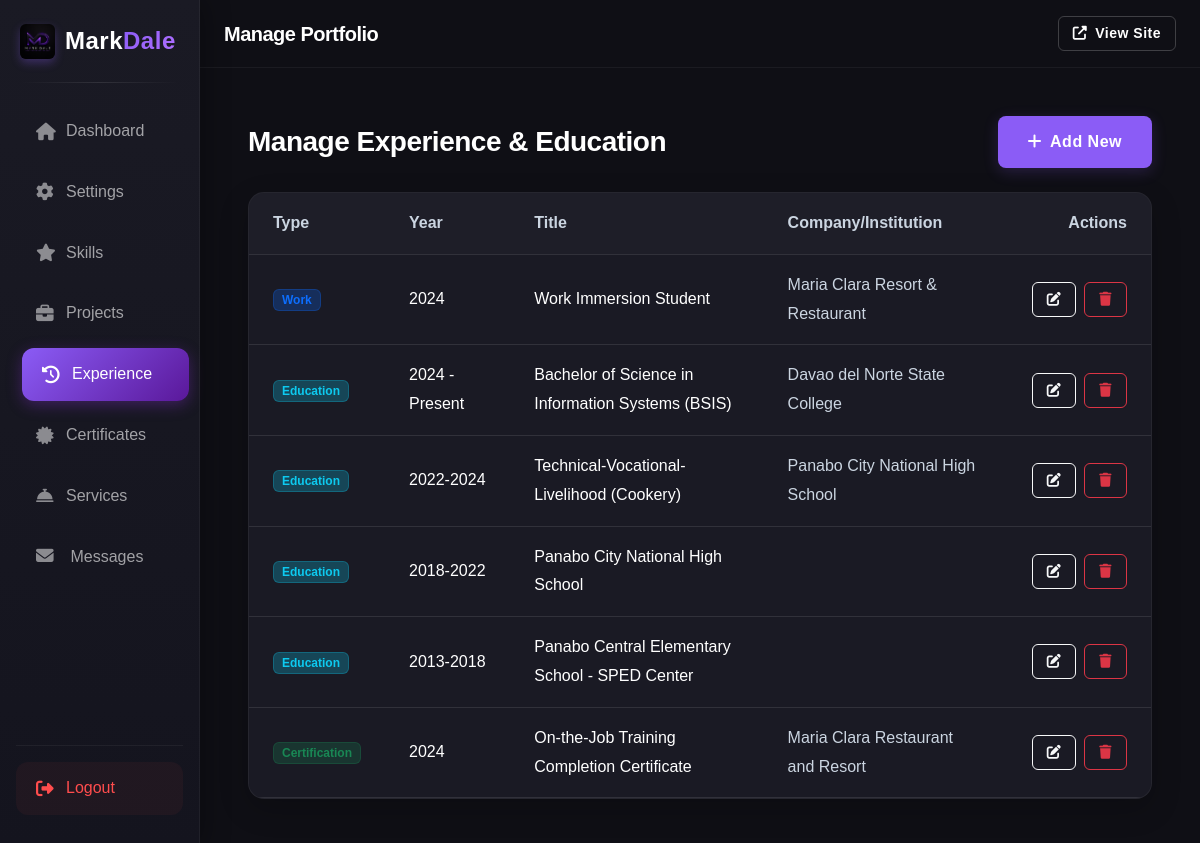
Page /admin/experience.php (signed in) on the committed database.
### tables this page shows
CREATE TABLE `experience` (
  `id` int(11) NOT NULL,
  `year` varchar(50) DEFAULT NULL,
  `title` varchar(255) DEFAULT NULL,
  `company` varchar(255) DEFAULT NULL,
  `description` text DEFAULT NULL,
  `type` enum('work','education','certification') DEFAULT 'work',
  `month` varchar(50) DEFAULT '',
  `image` varchar(255) DEFAULT '',
  `keywords` varchar(255) DEFAULT ''
);

### admin/experience.php (the view, shortened to what this page needs)
<?php
require_once '../includes/db.php';
$stmt = $pdo->query("SELECT * FROM experience ORDER BY type, year DESC");
$experiences = $stmt->fetchAll(PDO::FETCH_ASSOC);
require_once 'includes/header.php';
?>
<div class="d-flex justify-content-between align-items-center mb-4">
    <h3 class="text-white fw-bold mb-0">Manage Experience & Education</h3>
    <button class="btn btn-primary-custom" data-bs-toggle="modal" data-bs-target="#addModal">
        <i class="fas fa-plus me-2"></i>Add New
    </button>
</div>
<div class="custom-card p-0 overflow-hidden">
    <div class="table-responsive">
        <table class="table table-custom mb-0 table-hover align-middle">
            <thead style="background-color: rgba(255,255,255,0.02);">
                <tr>
                    <th class="px-4 py-3 text-muted fw-semibold">Type</th>
                    <th class="px-4 py-3 text-muted fw-semibold">Year</th>
                    <th class="px-4 py-3 text-muted fw-semibold">Title</th>
                    <th class="px-4 py-3 text-muted fw-semibold">Company/Institution</th>
                    <th class="px-4 py-3 text-muted fw-semibold text-end">Actions</th>
                </tr>
            </thead>
            <tbody>
                <?php foreach($experiences as $exp): ?>
                <tr style="border-bottom: 1px solid rgba(255,255,255,0.05);">
                    <td class="px-4 py-3">
                        <?php if($exp['type'] == 'work'): ?>
                            <span class="badge bg-primary bg-opacity-25 text-primary border border-primary border-opacity-25 px-2 py-1">Work</span>
                        <?php elseif($exp['type'] == 'education'): ?>
                            <span class="badge bg-info bg-opacity-25 text-info border border-info border-opacity-25 px-2 py-1">Education</span>
                        <?php else: ?>
                            <span class="badge bg-success bg-opacity-25 text-success border border-success border-opacity-25 px-2 py-1">Certification</span>
                        <?php endif; ?>
                    </td>
                    <td class="px-4 py-3 text-white"><?= htmlspecialchars($exp['year']) ?></td>
                    <td class="px-4 py-3 text-white fw-medium"><?= htmlspecialchars($exp['title']) ?></td>
                    <td class="px-4 py-3 text-muted"><?= htmlspecialchars($exp['company']) ?></td>
                    <td class="px-4 py-3">
                        <div class="d-flex justify-content-end gap-2 flex-nowrap">
                            <button class="btn btn-sm btn-outline-light edit-btn"
                                    data-id="<?= $exp['id'] ?>"
                                    data-type="<?= $exp['type'] ?>"
                                    data-year="<?= htmlspecialchars($exp['year']) ?>"
                                    data-title="<?= htmlspecialchars($exp['title']) ?>"
                                    data-company="<?= htmlspecialchars($exp['company']) ?>"
                                    data-description="<?= htmlspecialchars($exp['description']) ?>"
                                    data-bs-toggle="modal" data-bs-target="#editModal">
                                <i class="fas fa-edit"></i>
                            </button>
                            <button type="button" class="btn btn-sm btn-outline-danger delete-btn" data-id="<?= $exp['id'] ?>"><i class="fas fa-trash"></i></button>
                        </div>
                    </td>
                </tr>
                <?php endforeach; ?>
            </tbody>
        </table>
    </div>
</div>
<?php require_once 'includes/footer.php'; ?>

### assets/css/style.css (style rules this page uses)
:root { --bg-color: #0f0f15; --surface-color: #1a1a24; --surface-light: #252533; --primary-color: #8b5cf6; --primary-hover: #a78bfa; --text-main: #ffffff; --text-muted: #cbd5e1; --font-family: 'Poppins', sans-serif; }
body { background-color: var(--bg-color); color: var(--text-main); font-family: var(--font-family); -webkit-font-smoothing: antialiased; font-size: 16px; line-height: 1.8; }
.text-muted { color: var(--text-muted) !important; }
h1, h2, h3, h4, h5, h6 { color: var(--text-main); font-weight: 600; letter-spacing: -0.5px; }
.btn { padding: 14px 30px; font-size: 1rem; font-weight: 600; border-radius: 8px; letter-spacing: 0.5px; }
.btn-sm { padding: 6px 14px !important; font-size: 0.875rem !important; border-radius: 6px !important; }
.btn-primary-custom { background-color: var(--primary-color); color: white; border: none; box-shadow: 0 4px 15px rgba(139, 92, 246, 0.2); }
.custom-card { background-color: var(--surface-color); border: 1px solid rgba(255, 255, 255, 0.05); border-radius: 16px; padding: 35px; transition: all 0.4s ease; box-shadow: 0 10px 30px rgba(0, 0, 0, 0.2); }

### admin/includes/header.php (style rules this page uses)
.table-custom { color: white; border-color: rgba(255,255,255,0.1); }
.table-custom th, .table-custom td { background-color: transparent; border-color: rgba(255,255,255,0.1); }

### rows in the picture
experience: type "Work", year "2024", title "Work Immersion Student", company "Maria Clara Resort & Restaurant"
experience: type "Education", year "2024 - Present", title "Bachelor of Science in Information Systems (BSIS)", company "Davao del Norte State College"
experience: type "Education", year "2022-2024", title "Technical-Vocational-Livelihood (Cookery)", company "Panabo City National High School"
experience: type "Education", year "2018-2022", title "Panabo City National High School"
experience: type "Education", year "2013-2018", title "Panabo Central Elementary School - SPED Center"
experience: type "Certification", year "2024", title "On-the-Job Training Completion Certificate", company "Maria Clara Restaurant and Resort"
